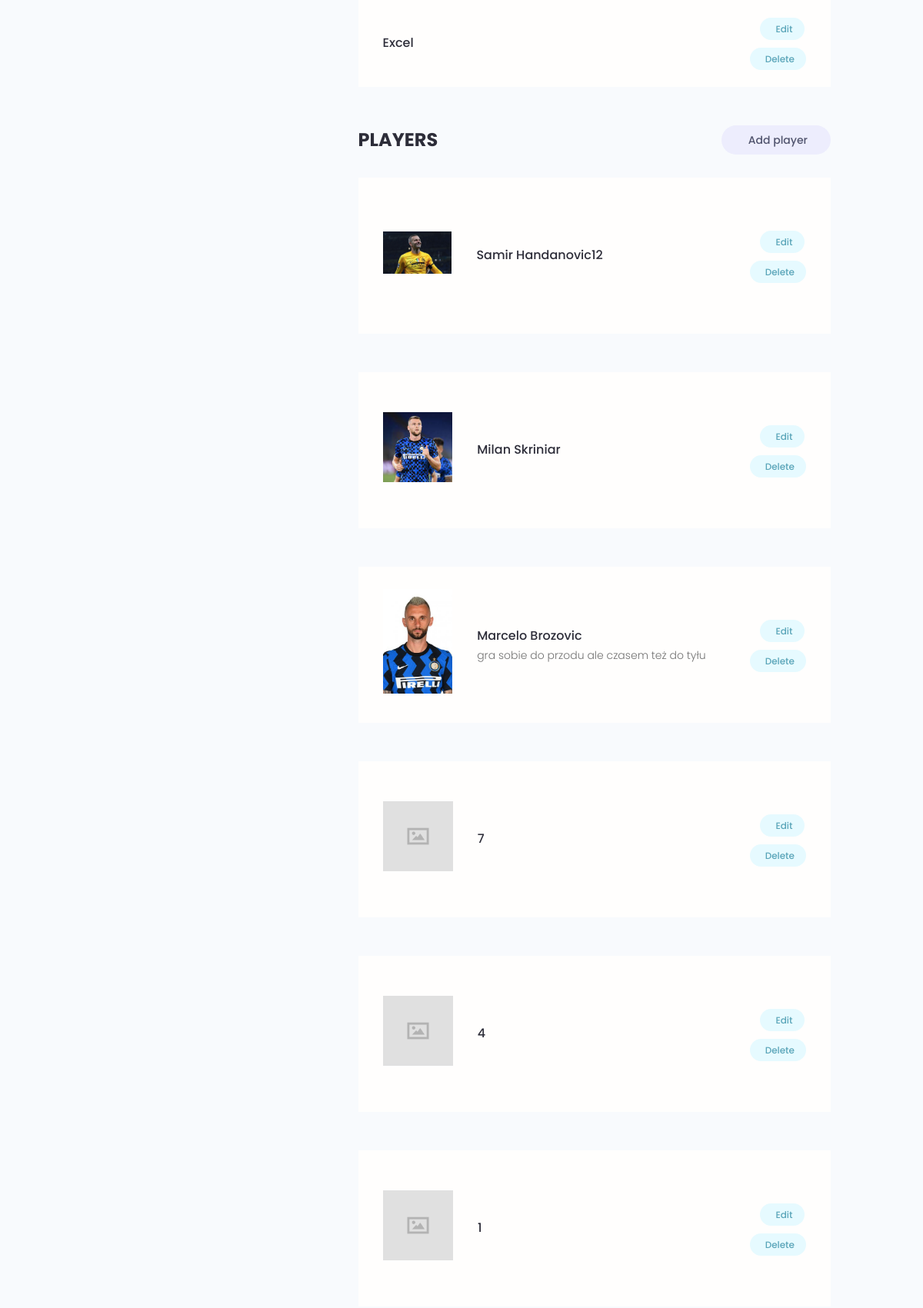
Page /account/ (signed in, middle part) on the earlier database version.
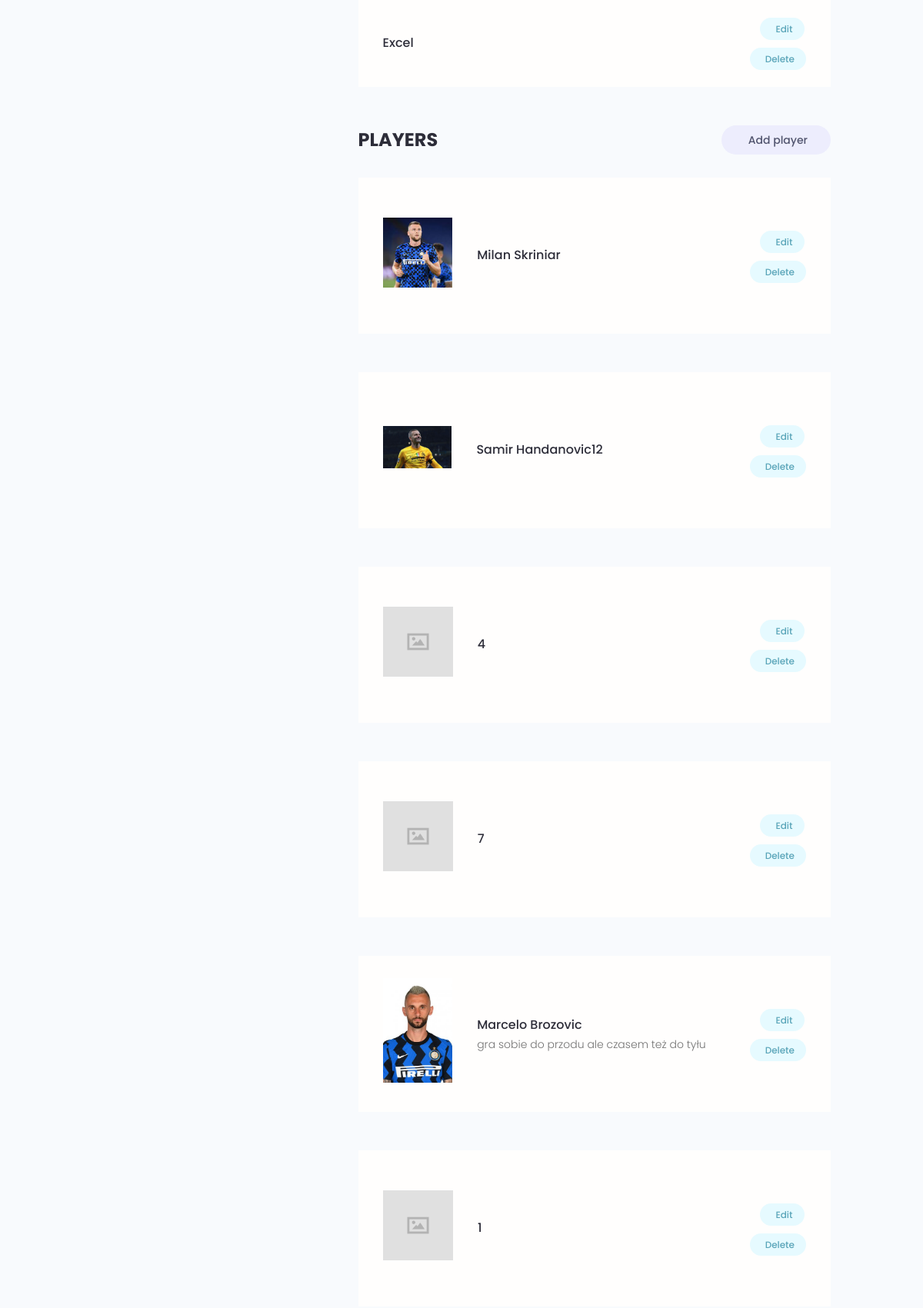
Same page on the later database version.
### users/models.py (models this page shows, shortened)
class Skill(models.Model):
    owner = models.ForeignKey(Profile, on_delete=models.CASCADE, null=True, blank=True)
    name = models.CharField(max_length=200, blank=True, null=True)
    description = models.TextField(null=True, blank=True)
    created = models.DateTimeField(auto_now_add=True)
    id = models.UUIDField(
        default=uuid.uuid4, unique=True, primary_key=True, editable=False
    )

### first_project/models.py (models this page shows, shortened)
class Player(models.Model):
    owner = models.ForeignKey(Profile, null=True, blank=True, on_delete=models.SET_NULL)
    title = models.CharField(max_length=200)
    description = models.TextField(null=True, blank=True)
    featured_image = models.ImageField(null=True, blank=True, default="default.jpg")
    demo_link = models.CharField(max_length=2000, null=True, blank=True)
    source_link = models.CharField(max_length=2000, null=True, blank=True)
    tags = models.ManyToManyField("Tag", blank=True)
    vote_total = models.IntegerField(default=0, null=True, blank=True)
    vote_ratio = models.IntegerField(default=0, null=True, blank=True)
    created = models.DateTimeField(auto_now_add=True)
    id = models.UUIDField(
        default=uuid.uuid4, unique=True, primary_key=True, editable=False
    )
    class Meta:
        ordering = ["-vote_ratio", "-vote_total", "title"]

### users/views.py (the view)
# urls.py: path("account/", views.user_account, name="account"),
@login_required(login_url="login")
def user_account(request):
    profile = request.user.profile
    skills = profile.skill_set.all()
    players = profile.player_set.all()
    context = {"profile": profile, "skills": skills, "players": players}
    return render(request, "users/account.html", context)

### users/templates/users/account.html (shortened to what this page needs)
{% extends 'main.html' %}
{% block content %}
  <main class="settingsPage profile my-md">
    <div class="container">
      <div class="layout">
        <div class="column column--1of3">
        </div>
        <div class="column column--2of3">
        <table class="settings__table">
          {% for skill in skills %}
          <tr>
            <td class="settings__tableInfo">
              <h4>{{skill.name}}</h4>
            </td>
            <td class="settings__tableActions">
              <a class="tag tag--pill tag--main settings__btn" href="{% url 'update-skill' skill.id %}"> Edit</a>
              <a class="tag tag--pill tag--main settings__btn" href="{% url 'delete-skill' skill.id %}?next=/account">
                Delete</a>
            </td>
          </tr>
          {% endfor %}
        </table>
          <div class="settings">
            <h3 class="settings__title">Players</h3>
            <a class="tag tag--pill tag--sub settings__btn tag--lg" href="{% url 'create-player' %}"> Add player</a>
          </div>
          {% for player in players %}
          <table class="settings__table">
            <tr>
              <td class="settings__thumbnail">
                <a href="{% url 'player' player.id%}"><img src="{{player.featured_image.url}}" alt="Project Thumbnail" /></a>
              </td>
              <td class="settings__tableInfo">
                <a href="{% url 'player' player.id%}">{{player.title}}</a>
                <p>{{player.description|slice:"150"}}
                </p>
              </td>
              <td class="settings__tableActions">
                <a class="tag tag--pill tag--main settings__btn" href="{% url 'update-player' player.id %}"> Edit</a>
                <a class="tag tag--pill tag--main settings__btn" href="{% url 'delete-player' player.id %}?next=/account">
                  Delete</a>
              </td>
            </tr>
            {% endfor %}
          </table>
        </div>
      </div>
    </div>
  </main>
{% endblock content %}

Differences in the rows shown:
changed Player "Milan Skriniar": moves up the list
shown differently, row unchanged: Player (number 3 of 6 on the later page): moves up the list
changed Player (number 4 of 6 on the later page): moves down the list
